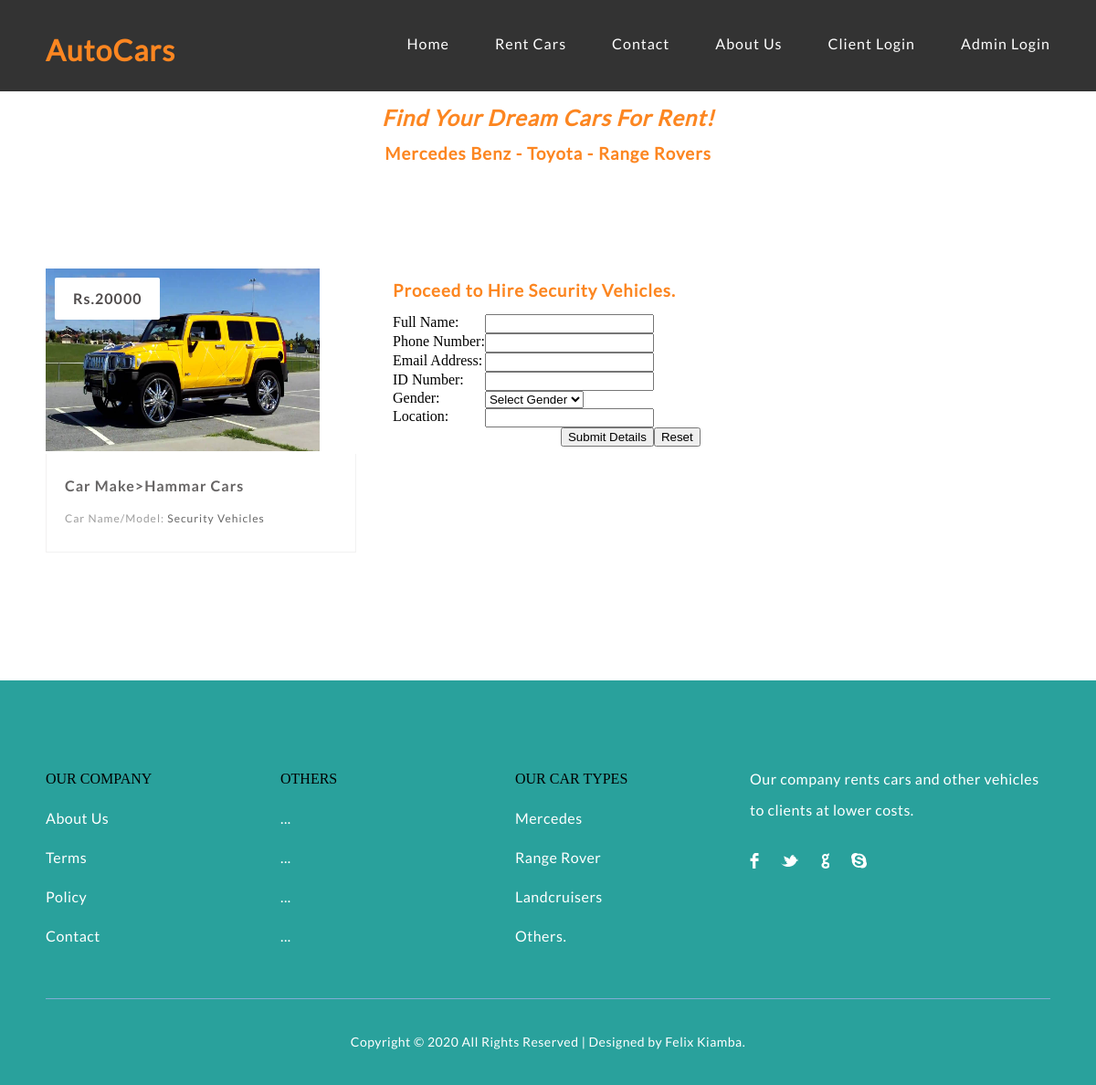
The page /book_car.php?id=6 on the database its author committed.
### tables this page shows
CREATE TABLE `cars` (
  `car_id` int(11) NOT NULL,
  `car_name` varchar(255) NOT NULL,
  `car_type` varchar(255) NOT NULL,
  `image` text NOT NULL,
  `hire_cost` int(11) NOT NULL,
  `capacity` int(11) NOT NULL,
  `status` varchar(255) NOT NULL,
  `fuel_type` varchar(55) DEFAULT NULL
);

### book_car.php (the view, shortened to what this page needs)
<!DOCTYPE html>
<html lang="en">
<head>
	<link rel="stylesheet" type="text/css" href="css/reset.css">
	<link rel="stylesheet" type="text/css" href="css/responsive.css">
</head>
<body>
	<section class="">
		<?php
			include 'header.php';
		?>
			<section class="caption">
			<h2 class="caption" style="text-align: center"><i>Find Your Dream Cars For Rent!</i></h2>
			<h3 class="properties" style="text-align: center">Mercedes Benz - Toyota - Range Rovers</h3>
			</section>
	</section>
	<section class="listings">
		<div class="wrapper">
			<ul class="properties_list">
			<?php
						include 'includes/config.php';
						$sel = "SELECT * FROM cars WHERE car_id = '$_GET[id]'";
						$rs = $conn->query($sel);
						$rws = $rs->fetch_assoc();
			?>
				<li>
					<a href="book_car.php?id=<?php echo $rws['car_id'] ?>">
						<img class="thumb" src="cars/<?php echo $rws['image'];?>" width="300" height="200">
					</a>
					<span class="price"><?php echo 'Rs.'.$rws['hire_cost'];?></span>
					<div class="property_details">
						<h1>
							<a href="book_car.php?id=<?php echo $rws['car_id'] ?>"><?php echo 'Car Make>'.$rws['car_type'];?></a>
						</h1>
						<h2>Car Name/Model: <span class="property_size"><?php echo $rws['car_name'];?></span></h2>
					</div>
				</li>
				<h3>Proceed to Hire <?php echo $rws['car_name'];?>. </h3>
				<?php
					if(!$_SESSION['email'] && (!$_SESSION['pass'])){
				?>
				<form method="post">
					<table>
						<tr>
							<td>Full Name:</td>
							<td><input type="text" name="fname" required></td>
						</tr>
						<tr>
							<td>Phone Number:</td>
							<td><input type="text" name="phone" required></td>
						</tr>
						<tr>
							<td>Email Address:</td>
							<td><input type="email" name="email" required></td>
						</tr>
						<tr>
							<td>ID Number:</td>
							<td><input type="text" name="id_no" required></td>
						</tr>
						<tr>
							<td>Gender:</td>
							<td>
								<select name="gender">
									<option> Select Gender </option>
								</select>
							</td>
						</tr>
						<tr>
							<td>Location:</td>
							<td><input type="text" name="location" required></td>
						</tr>
						<tr>
							<td colspan="2" style="text-align:right"><input type="submit" name="save" value="Submit Details"></td>
							<td colspan="2" style="text-align:right"><input type="reset" name="reset" value="Reset"></td>
						</tr>
					</table>
				</form>
				<?php
					} else
						{
							?>
								<a href="pay.php">Click to Book</a>
							<?php
						}
				?>
			</ul>
		</div>
	</section>
	<footer>
		<div class="wrapper footer">
			<ul>
				<li class="links">
					<ul>
						<li>OUR COMPANY</li>
						<li><a href="#">About Us</a></li>
						<li><a href="#">Terms</a></li>
						<li><a href="#">Policy</a></li>
						<li><a href="#">Contact</a></li>
					</ul>
				</li>
				<li class="links">
					<ul>
						<li>OTHERS</li>
						<li><a href="#">...</a></li>
						<li><a href="#">...</a></li>
						<li><a href="#">...</a></li>
						<li><a href="#">...</a></li>
					</ul>
				</li>
				<li class="links">
					<ul>
						<li>OUR CAR TYPES</li>
						<li><a href="#">Mercedes</a></li>
						<li><a href="#">Range Rover</a></li>
						<li><a href="#">Landcruisers</a></li>
						<li><a href="#">Others.</a></li>
					</ul>
				</li>
				<li class="about">
				<p>Our company rents cars and other vehicles to clients at lower costs.</p>
				<ul>
						<li><a href="http://facebook.com/codeprojectsdotorg/" class="facebook" target="_blank"></a></li>
						<li><a href="http://twitter.com/" class="twitter" target="_blank"></a></li>
						<li><a href="http://plus.google.com/" class="google" target="_blank"></a></li>
						<li><a href="#" class="skype"></a></li>
					</ul>
				</li>
			</ul>
		</div>
		<div class="copyrights wrapper">
			Copyright &copy; <?php echo date("Y")?> All Rights Reserved | Designed by Felix Kiamba.
		</div>
	</footer>
</body>
</html>

### css/responsive.css (style rules this page uses)
body { background: #fff; }
.wrapper { max-width: 1100px; margin: 0 auto; position: relative; }
h1, h2, h3, h4, h5 ,h6 { color: #fc8621; font-family: "lato-regular", Helvetica, Arial, sans-serif; letter-spacing: 1px; }
h1 { font-size: 2em; margin: .67em 0 }
h2 { font-size: 1.5em; margin: .75em 0 }
h3 { font-size: 1.17em; margin: .83em 0 }
h1, h2, h3, h4, h5, h6 { font-weight: bolder }
.listings { padding: 100px 0; }
.listings ul.properties_list { list-style: none; overflow: hidden; }
.listings ul.properties_list li { display: block; width: 30.90909090909091%; height: auto; position: relative; float: left; margin: 0 3.636363636363636% 3.636363636363636% 0; }
.listings ul.properties_list li .price { position: absolute; top: 10px; left: 10px; padding: 15px 20px; background: #ffffff; color: #514d4d; font-family: "lato-bold", Helvetica, Arial, sans-serif; font-size: 16px; font-weight: bold; letter-spacing: 1px; border-radius: 2px; -webkit-border-radius: 2px; -moz-border-radius: 2px; -o-border-radius: 2px; }
.listings ul li .property_details { width: 87.64705882352941%; padding: 2.941176470588235% 5.882352941176471% 4.117647058823529% 5.882352941176471%; border-bottom: 1px solid #f2f1f1; border-left: 1px solid #f2f1f1; border-right: 1px solid #f2f1f1; transition: all .2s linear; -webkit-transition: all .2s linear; -moz-transition: all .2s linear; -o-transition: all .2s linear; }
.listings ul li .property_details h1 { color: #666464; font-family: "lato-bold", Helvetica, Arial, sans-serif; font-size: 16px!important; font-weight: bold; margin-bottom: 5px; line-height: 28px; }
.listings ul li .property_details h1 a { text-decoration: none; color: #666464; }
.listings ul li .property_details h2 { color: #9d9d9d; font-family: "lato-regular", Helvetica, Arial, sans-serif; font-size: 12px; line-height: 26px; font-weight: normal; }
.listings ul li .property_details .property_size { color: #676767; }
footer { padding-top: 100px; background: #29a19c; }
footer .footer > ul { overflow: hidden; }
footer .footer > ul > li { display: block; float: left; list-style: none; margin-right: 60px; }
footer .footer > ul > li:last-child { margin-right: 0; }
footer .footer > ul > li.links { width: 197px; }
footer ul li.links > ul > li { display: block; width: 100%; list-style: none; margin-bottom: 27px; }
footer ul li.links > ul > li:last-child { margin-bottom: 0; }
footer .footer > ul > li.links li a { text-decoration: none; display: block; color: #fff; font-family: "lato-regular", Helvetica, Arial, sans-serif; font-size: 16px; letter-spacing: .5px; text-align: left; }
footer .footer > ul > li.about { width: 327px; }
footer ul li.about p { color: #fff; font-family: "lato-regular", Helvetica, Arial, sans-serif; font-size: 16px; letter-spacing: .5px; line-height: 34px; margin-top: -9px; }
footer ul li.about > ul > li { display: inline-block; margin-right: 20px; margin-top: 30px; }
footer ul li.about > ul > li:last-child { margin-right: 0; }
footer ul li.about > ul > li a { background: url('../img/social_media.png') no-repeat; }
footer ul li.about > ul > li a.facebook { display: block; width: 10px; height: 18px; background-position: 0 0; }
footer ul li.about > ul > li a.twitter { display: block; width: 19px; height: 18px; background-position: -11px 0px; }
footer ul li.about > ul > li a.google { display: block; width: 10px; height: 18px; background-position: -31px 0px; }
footer ul li.about > ul > li a.skype { display: block; width: 17px; height: 18px; background-position: -43px 0px; }
footer .copyrights { display: block; text-align: center; padding: 40px 0; margin-top: 60px; color: #fff; font-family: "lato-regular", Helvetica, Arial, sans-serif; font-size: 14px; letter-spacing: .5px; border-top: 1px solid #82abd4; }

### rows shown on the page
cars: image (picture), hire_cost "20000", car_type "Hammar Cars", car_name "Security Vehicles"
